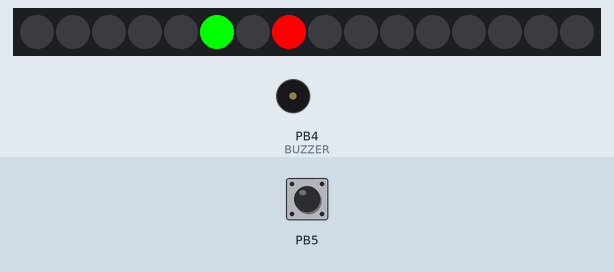
A sketch run on a simulated ATtiny85, built with avr-gcc and run on an emulated ATtiny85. On the bench: 16 RGB LEDs in strip order, left to right, buzzer (waves = sounding, pin HIGH). The inputs (shaded band) are chosen by the test bench; at power-on: PB5 HIGH. Random numbers use the default seed unless the sketch sets one.

Above: at 1.3 s.
1.4 s: PB5 pulled LOW for 0.15 s
At 1.9 s:
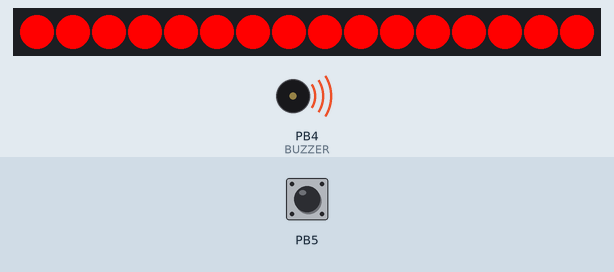
4.5 s: PB5 pulled LOW for 1 s
At 7.66 s:
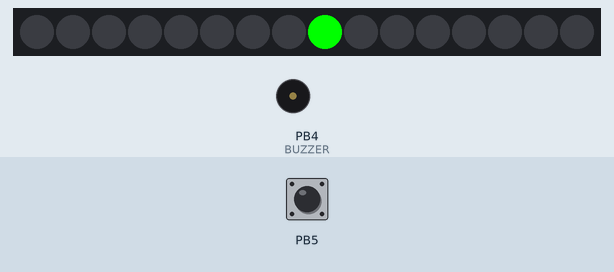
8.5 s: PB5 pulled LOW for 0.15 s
At 9.17 s:
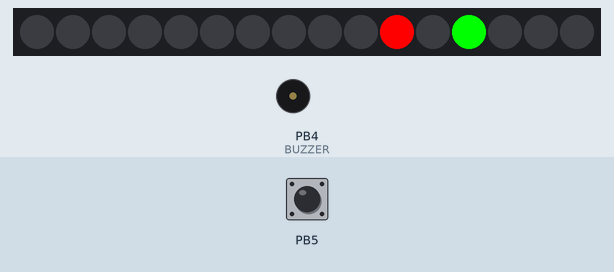
10.5 s: PB5 pulled LOW for 3.2 s
At 11.7 s:
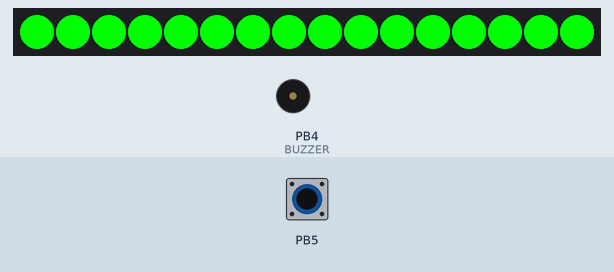
Timing chart, 0 to 15.3 s (numbered marks = the images above; inputs shaded):
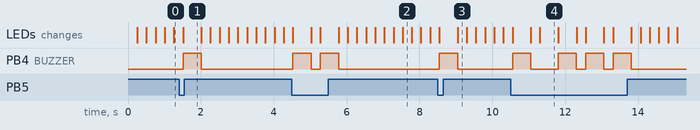

Measured:
- after the input at 1.4 s, PB4 (BUZZER): LOW → HIGH after 0.11 s, → LOW 0.50 s later
- after the input at 4.5 s, PB4 (BUZZER): alternates HIGH for 0.50 s and LOW for 0.25 s, 4 changes in all, then stays LOW, starting at once
- after the input at 8.5 s, PB4 (BUZZER): LOW → HIGH after 0.05 s, → LOW 0.50 s later
- after the input at 10.5 s, PB4 (BUZZER): LOW → HIGH after 0.06 s, → LOW 0.50 s later, → HIGH 0.76 s later, → LOW 0.50 s later, … (8 changes in this stretch)
- what the display in image 4 shows lasts 0.5 s, from 11.3 s to 11.8 s

The sketch:

Game.ino
```cpp
#include <Adafruit_NeoPixel.h>
#ifdef __AVR__
#include <avr/power.h>
#endif
int  j;
#define BUTTON_PIN   14

#define PIN 28

#define NUMPIXELS 16 //NeoPixel ring size

#define BUZZER 4

int DELAY = 250;

Adafruit_NeoPixel pixels(NUMPIXELS, PIN, NEO_GRB + NEO_KHZ800);

void setup()
{
  pinMode(BUTTON_PIN, INPUT_PULLUP);
  pinMode(BUZZER, OUTPUT);
#if defined(__AVR_ATtiny85__) && (F_CPU == 16000000)
  clock_prescale_set(clock_div_1);
#endif
j = (random(0,15));
  pixels.begin();
}

void loop() {
  pixels.clear();
  runcode();

}

void runcode()
{
  for (int i = 0; i < NUMPIXELS; i++)
  {
    pixels.clear();
    pixels.setPixelColor(j, pixels.Color(255, 0, 0));
    pixels.setPixelColor(i, pixels.Color(0, 255, 0));

    pixels.show();

    delay(DELAY);

    if (digitalRead(BUTTON_PIN) == LOW && i == j)
    {
      wincode();
    }
    if (digitalRead(BUTTON_PIN) == LOW && i != j)
    {
      losecode();
    }
  }
}

void wincode()
{
  pixels.clear();
  j = (random(0,15));
  pixels.setPixelColor(0, pixels.Color(0, 255, 0));
  pixels.setPixelColor(1, pixels.Color(0, 255, 0));
  pixels.setPixelColor(2, pixels.Color(0, 255, 0));
  pixels.setPixelColor(3, pixels.Color(0, 255, 0));
  pixels.setPixelColor(4, pixels.Color(0, 255, 0));
  pixels.setPixelColor(5, pixels.Color(0, 255, 0));
  pixels.setPixelColor(6, pixels.Color(0, 255, 0));
  pixels.setPixelColor(7, pixels.Color(0, 255, 0));
  pixels.setPixelColor(8, pixels.Color(0, 255, 0));
  pixels.setPixelColor(9, pixels.Color(0, 255, 0));
  pixels.setPixelColor(10, pixels.Color(0, 255, 0));
  pixels.setPixelColor(11, pixels.Color(0, 255, 0));
  pixels.setPixelColor(12, pixels.Color(0, 255, 0));
  pixels.setPixelColor(13, pixels.Color(0, 255, 0));
  pixels.setPixelColor(14, pixels.Color(0, 255, 0));
  pixels.setPixelColor(15, pixels.Color(0, 255, 0));
  pixels.setPixelColor(16, pixels.Color(0, 255, 0));
  pixels.show();
  if (DELAY > 25)
  {
    DELAY = DELAY - 25;
  }
  if (DELAY == 25)
  {
    DELAY = 250;
    rainbow(10);
  }
  delay(500);
}

void losecode()
{
  pixels.clear();
  DELAY = 250;
  j = (random(0,15));
  pixels.setPixelColor(0, pixels.Color(255, 0, 0));
  pixels.setPixelColor(1, pixels.Color(255, 0, 0));
  pixels.setPixelColor(2, pixels.Color(255, 0, 0));
  pixels.setPixelColor(3, pixels.Color(255, 0, 0));
  pixels.setPixelColor(4, pixels.Color(255, 0, 0));
  pixels.setPixelColor(5, pixels.Color(255, 0, 0));
  pixels.setPixelColor(6, pixels.Color(255, 0, 0));
  pixels.setPixelColor(7, pixels.Color(255, 0, 0));
  pixels.setPixelColor(8, pixels.Color(255, 0, 0));
  pixels.setPixelColor(9, pixels.Color(255, 0, 0));
  pixels.setPixelColor(10, pixels.Color(255, 0, 0));
  pixels.setPixelColor(11, pixels.Color(255, 0, 0));
  pixels.setPixelColor(12, pixels.Color(255, 0, 0));
  pixels.setPixelColor(13, pixels.Color(255, 0, 0));
  pixels.setPixelColor(14, pixels.Color(255, 0, 0));
  pixels.setPixelColor(15, pixels.Color(255, 0, 0));
  pixels.setPixelColor(16, pixels.Color(255, 0, 0));
  pixels.show();
  digitalWrite(BUZZER, HIGH);
  delay(500);
  digitalWrite(BUZZER, LOW);
}

void rainbow(int wait)
{
  for(long firstPixelHue = 0; firstPixelHue < 3*65536; firstPixelHue += 256) {
    for(int i=0; i<pixels.numPixels(); i++) {
      int pixelHue = firstPixelHue + (i * 65536L / pixels.numPixels());
      pixels.setPixelColor(i, pixels.gamma32(pixels.ColorHSV(pixelHue)));
    }
    pixels.show();
    delay(wait);
  }
}
```
